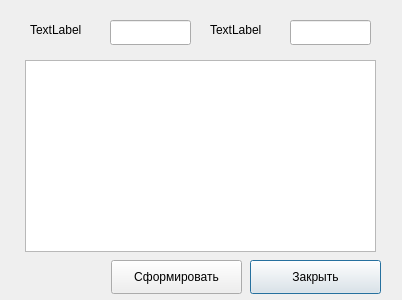
<?xml version="1.0" encoding="UTF-8"?>
<ui version="4.0">
 <class>Dialog</class>
 <widget class="QDialog" name="Dialog">
  <property name="geometry">
   <rect>
    <x>0</x>
    <y>0</y>
    <width>402</width>
    <height>300</height>
   </rect>
  </property>
  <property name="windowTitle">
   <string>Dialog</string>
  </property>
  <widget class="QTableView" name="tableView">
   <property name="geometry">
    <rect>
     <x>25</x>
     <y>60</y>
     <width>351</width>
     <height>192</height>
    </rect>
   </property>
  </widget>
  <widget class="QLabel" name="label">
   <property name="geometry">
    <rect>
     <x>30</x>
     <y>20</y>
     <width>68</width>
     <height>19</height>
    </rect>
   </property>
   <property name="text">
    <string>TextLabel</string>
   </property>
  </widget>
  <widget class="QLabel" name="label_2">
   <property name="geometry">
    <rect>
     <x>210</x>
     <y>20</y>
     <width>68</width>
     <height>19</height>
    </rect>
   </property>
   <property name="text">
    <string>TextLabel</string>
   </property>
  </widget>
  <widget class="QLineEdit" name="lineEdit">
   <property name="geometry">
    <rect>
     <x>110</x>
     <y>20</y>
     <width>81</width>
     <height>25</height>
    </rect>
   </property>
  </widget>
  <widget class="QLineEdit" name="lineEdit_2">
   <property name="geometry">
    <rect>
     <x>290</x>
     <y>20</y>
     <width>81</width>
     <height>25</height>
    </rect>
   </property>
  </widget>
  <widget class="QPushButton" name="closeButton">
   <property name="geometry">
    <rect>
     <x>250</x>
     <y>260</y>
     <width>131</width>
     <height>34</height>
    </rect>
   </property>
   <property name="text">
    <string>Закрыть</string>
   </property>
  </widget>
  <widget class="QPushButton" name="execButton">
   <property name="geometry">
    <rect>
     <x>111</x>
     <y>260</y>
     <width>131</width>
     <height>34</height>
    </rect>
   </property>
   <property name="text">
    <string>Сформировать</string>
   </property>
  </widget>
 </widget>
 <resources/>
 <connections/>
</ui>
